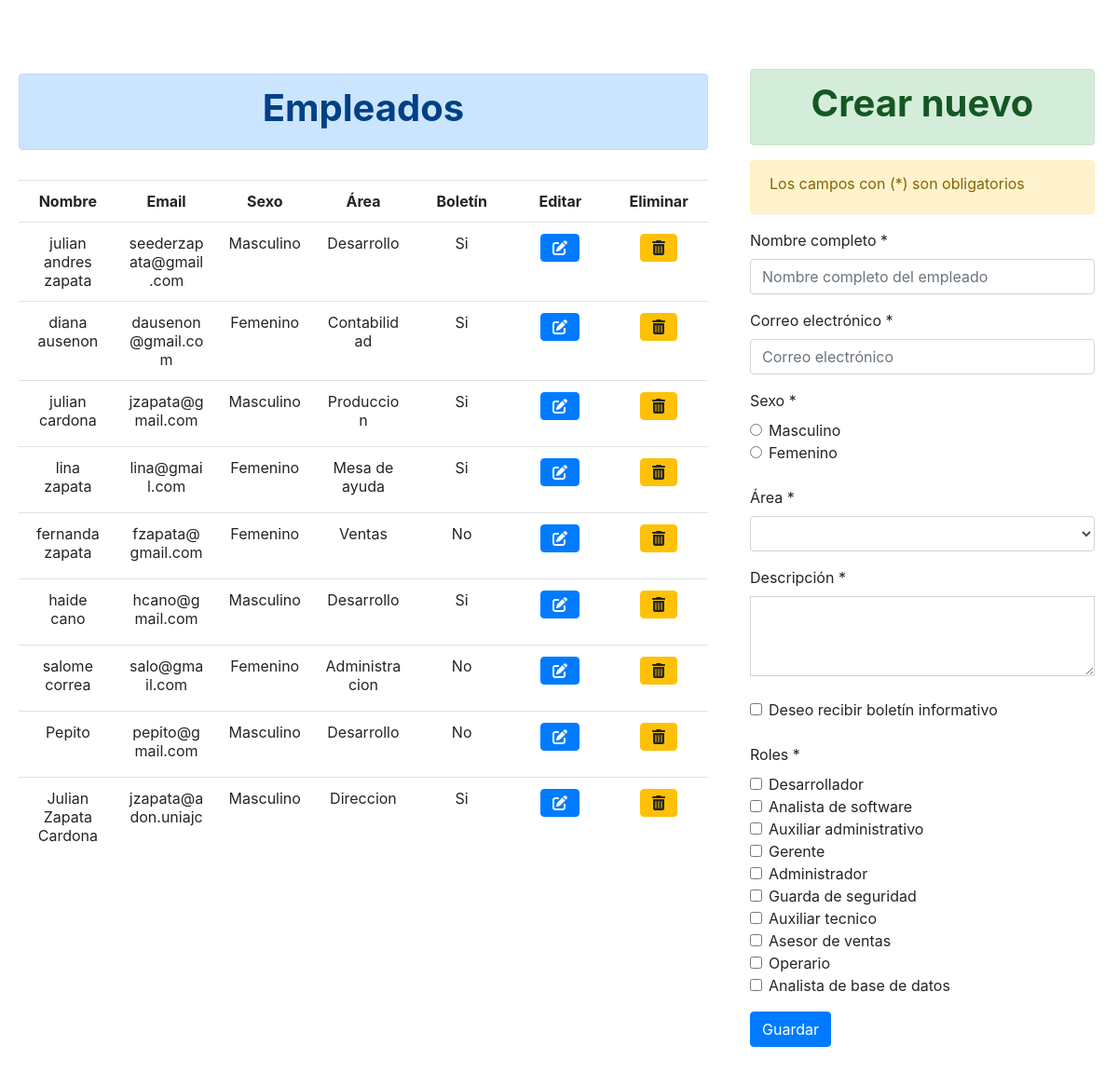
The page / on the database its author committed.
### tables this page shows
CREATE TABLE `empleados` (
  `id` int(11) NOT NULL,
  `nombre` varchar(255) NOT NULL,
  `email` varchar(255) NOT NULL,
  `sexo` char(1) NOT NULL,
  `area_id` int(11) NOT NULL,
  `boletin` int(11) NOT NULL,
  `descripcion` text NOT NULL
);

CREATE TABLE `roles` (
  `id` int(11) NOT NULL,
  `nombre` varchar(255) NOT NULL
);

### index.php (the view, shortened to what this page needs)
<html>
<head>
    <link href="css.css" rel="stylesheet">
    <link href="//maxcdn.bootstrapcdn.com/bootstrap/4.0.0/css/bootstrap.min.css" rel="stylesheet" id="bootstrap-css">
    <link rel="stylesheet" href="https://use.fontawesome.com/releases/v5.7.0/css/all.css">
</head>
<body>
    <div class="sidenav">
        <div class="login-main-text">
            <div class="table-responsive">
                <div class="hyphenation">
                    <center>
                        <div class="alert alert-primary" role="alert">
                            <h1>
                                <strong>
                                    Empleados
                                </strong>
                            </h1>
                        </div>
                    </center>
                    <table border="0" width="50%" class="table">
                        <tr>
                            <center>
                                <div>
                                    <h2>
                                        <strong>
                                            <div>
                                                <?php
                                                $mysqli = new mysqli("localhost", "root", "", "prueba-nexura");
                                                $resultado = $mysqli->query("SELECT DISTINCT empleados.id, empleados.nombre, email,
                                            (CASE WHEN sexo = 'M' THEN 'Masculino' ELSE 'Femenino' END) AS sexo,
                                            (CASE
                                                WHEN area_id = '1' THEN 'Administracion'
                                                WHEN area_id = '2' THEN 'Desarrollo'
                                                WHEN area_id = '3' THEN 'Ventas'
                                                WHEN area_id = '4' THEN 'Produccion'
                                                WHEN area_id = '5' THEN 'Servicios generales'
                                                WHEN area_id = '6' THEN 'Direccion'
                                                WHEN area_id = '7' THEN 'Contabilidad'
                                                WHEN area_id = '8' THEN 'Investigacion'
                                                WHEN area_id = '9' THEN 'Mesa de ayuda'
                                                WHEN area_id = '10' THEN 'Seguridad de la informacion'
                                                END) as area_id,
                                              (CASE WHEN boletin = '1' THEN 'Si' ELSE 'No' END) as boletin, descripcion
                                              FROM `empleados`, `empleado_rol`");
                                                if (!$resultado) {
                                                    echo "Falló error: (" . $mysqli->errno . ") " . $mysqli->error;
                                                } else {
                                                    echo "<table style='width:100%' border='0'class='table table-hover'>";
                                                    echo "
                                                        <tr>
                                                        <td><strong><center>Nombre</center></strong></td>
                                                        <td><strong><center>Email</center></strong></td>
                                                        <td><strong><center>Sexo</center></strong></td>
                                                        <td><strong><center>Área</center></strong></td>
                                                        <td><strong><center>Boletín</center></strong></td>
                                                        <td><strong><center>Editar</center></strong></td>
                                                        <td><strong><center>Eliminar</center></strong></td>
                                                        </tr>
                                                ";
                                                    while ($itemTemp = $resultado->fetch_assoc()) {
                                                        echo "
                                                        <tr>
                                                            <td><center>" . $itemTemp['nombre'] . "</center></td>
                                                            <td><center>" . $itemTemp['email'] . "</center></td>
                                                            <td><center>" . $itemTemp['sexo'] . "</center></td>
                                                            <td><center>" . $itemTemp['area_id'] . "</center></td>
                                                            <td><center>" . $itemTemp['boletin'] . "</center></td>
                                                            <td>
                                                            <p align='center'>
                                                                <a class='btn btn-primary' href='Modificar.php?id=" . $itemTemp['id'] . "&
                                                                nombre=" . $itemTemp['nombre'] . "&
                                                                email=" . $itemTemp['email'] . "&
                                                                sexo=" . $itemTemp['sexo'] . "&
                                                                area_id=" . $itemTemp['area_id'] . "&
                                                                descripcion=" . $itemTemp['descripcion'] . "&
                                                                boletin=" . $itemTemp['boletin'] . "' role='button'><i class='fas fa-edit'></i>
                                                                </a>
                                                            </p>
                                                            </td>
                                                            <td>
                                                            <p align='center'>
                                                                <a class='btn btn-warning' href='Eliminar.php?id=" . $itemTemp['id'] . "' role='button'><i class='fas fa-trash-alt'></i>
                                                                </a>
                                                            </p>
                                                            </td>
                                                        </tr>
                                                    ";
                                                    }
                                                    echo "</table>";
                                                }
                                                ?>
                                            </div>
                                        </strong>
                                    </h2>
                                </div>
                            </center>
                        </tr>
                    </table>
                </div>
            </div>
        </div>
        <div class="main">
            <div class="col-md-12 col-sm-12">
                <div class="login-form">
                    <div class="alert alert-success" role="alert">
                        <h1>
                            <strong>
                                <center>
                                    Crear nuevo
                                </center>
                            </strong>
                        </h1>
                    </div>
                    <div class="alert alert-warning" role="alert">
                        <label>
                            Los campos con (*) son obligatorios
                        </label>
                    </div>
                    <form action="Insertar.php" method="POST">
                        <label>
                            Nombre completo *
                        </label>
                        <div class="form-group">
                            <input value="<?php
                                            $nombre = "";
                                            echo $nombre;
                                            ?>" type="text" class="form-control" placeholder="Nombre completo del empleado" name="nombre" autocomplete="off" required>
                        </div>
                        <label>
                            Correo electrónico *
                        </label>
                        <div class="form-group">
                            <input value="<?php
                                            $correo = "";
                                            echo $correo;
                                            ?>" type="email" class="form-control" placeholder="Correo electrónico" name="email" autocomplete="off" required>
                        </div>
                        <label>
                            Sexo *
                        </label>
                        <div class="form-check">
                            <label class="form-check-label">
                                <input class="form-check-input" type="radio" id="sexo" name="sexo" value="M" <?php if (isset($_SESSION['mi_post']["sexo"]) == 'M') echo 'checked'; ?> required> Masculino
                            </label>
                        </div>
                        <div class="form-check">
                            <label class="form-check-label">
                                <input class="form-check-input" type="radio" id="sexo" name="sexo" value="F" <?php if (isset($_SESSION['mi_post']["sexo"]) == 'F') echo 'checked'; ?> required> Femenino
                            </label>
                        </div>
                        <label>
                            Área *
                        </label>
                        <div class="form-group">
                            <?php
                            $mysqli = new mysqli("localhost", "root", "", "prueba-nexura");
                            $resultado = $mysqli->query("SELECT * FROM `areas`");
                            if (!$resultado) {
                                echo "Falló error: (" . $mysqli->errno . ") " . $mysqli->error;
                            } else {
                                echo "
                                                <select class='form-control' name='area'>
                                                ";
                                while ($itemTemp = $resultado->fetch_assoc()) {
                                    $selected = '';
                                    echo "<option " . $selected . " value='" . $itemTemp['id'] . "'>" . $itemTemp['nombre'] . "</option>";
                                }
                                echo "</select>";
                            }
                            ?>
                        </div>
                        <label>
                            Descripción *
                        </label>
                        <div class="form-group">
                            <textarea class="form-control rounded-0" name="descripcion" id="descripcion" rows="3" placeholder="Descripción de la experiencia del empleado" required>
                            <?php
                            $descripcion = "";
                            if (isset($_SESSION["mi_post"]["descripcion"])) {
                                echo $descripcion = $_SESSION["mi_post"]["descripcion"];
                            }
                            ?>
                             </textarea>
                        </div>
                        <div class="form-check">
                            <input class="form-check-input" type="checkbox" name="boletin" value="1" id="boletin" <?php if (isset($_SESSION['mi_post']["boletin"]) == '1') echo 'checked'; ?>>
                            <label class='form-check-label' for='boletin'>
                                Deseo recibir boletín informativo
                            </label>
                        </div>
                        <label>
                            Roles *
                        </label>
                        <div class="form-check">
                            <?php
                            $mysqli = new mysqli("localhost", "root", "", "prueba-nexura");
                            $resultado3 = $mysqli->query("SELECT *
                            FROM `roles`");
                            if (!$resultado3) {
                                echo "Falló error: (" . $mysqli->errno . ") " . $mysqli->error;
                            } else {
                                $id = '';
                                while ($itemTemp3 = $resultado3->fetch_assoc()) {
                                    $resultado1 = $mysqli->query("SELECT rol_id
                                    FROM `roles`, `empleado_rol` WHERE roles.id=empleado_rol.rol_id
                                    AND empleado_rol.empleado_id='" . $id . "'");
                                    $row = mysqli_num_rows($resultado1);
                                    if ($row == 0) {
                                        echo "
                                        <input class='form-check-input' type='checkbox' name='rol[]' value='" . $itemTemp3['id'] . "' id='rol'>
                                        <label class='form-check-label' for='rol[]'>
                                            " . $itemTemp3['nombre'] . "
                                        </label>
                                        </br>";
                                    }
                                }
                            }
                            ?>
                        </div>
                </div>
                <input type="submit" class="btn btn-primary" value="Guardar">
            </div>
        </div>
    </div>
</body>
</html>

### css.css (style rules this page uses)
body { font-family: "Lato", sans-serif; background-repeat: no-repeat; }
table { table-layout: fixed; }
.sidenav { height: 100%; overflow-x: hidden; padding-top: 20px; }
.main { padding: 0px 10px; }
@media screen and (min-width: 768px) { .main { margin-left: 65%; } }
@media screen and (min-width: 768px) { .sidenav { width: 65%; position: fixed; z-index: 1; top: 0; left: 0; } }
@media screen and (min-width: 768px) { .login-form { margin-top: 20%; } }
.login-main-text { margin-top: 5%; padding: 20px; color: #fff; }
.login-main-text h2 { font-weight: 300; }
.hyphenation { word-break: break-all; word-break: break-word; -webkit-hyphens: auto; -moz-hyphens: auto; -ms-hyphens: auto; hyphens: auto; }
a { color: #ff0000; }

### rows shown on the page
empleados: nombre "julian andres zapata", email "seederzapata@gmail.com", sexo "Masculino", area_id "Desarrollo", boletin "Si"
empleados: nombre "diana ausenon", email "dausenon@gmail.com", sexo "Femenino", area_id "Contabilidad", boletin "Si"
empleados: nombre "julian cardona", email "jzapata@gmail.com", sexo "Masculino", area_id "Produccion", boletin "Si"
empleados: nombre "lina zapata", email "lina@gmail.com", sexo "Femenino", area_id "Mesa de ayuda", boletin "Si"
empleados: nombre "fernanda zapata", email "fzapata@gmail.com", sexo "Femenino", area_id "Ventas", boletin "No"
empleados: nombre "haide cano", email "hcano@gmail.com", sexo "Masculino", area_id "Desarrollo", boletin "Si"
empleados: nombre "salome correa", email "salo@gmail.com", sexo "Femenino", area_id "Administracion", boletin "No"
empleados: nombre "Pepito", email "pepito@gmail.com", sexo "Masculino", area_id "Desarrollo", boletin "No"
empleados: nombre "Julian Zapata Cardona", email "jzapata@adon.uniajc", sexo "Masculino", area_id "Direccion", boletin "Si"
roles: nombre "Desarrollador"
roles: nombre "Analista de software"
roles: nombre "Auxiliar administrativo"
roles: nombre "Gerente"
roles: nombre "Administrador"
roles: nombre "Guarda de seguridad"
roles: nombre "Auxiliar tecnico"
roles: nombre "Asesor de ventas"
roles: nombre "Operario"
roles: nombre "Analista de base de datos"
